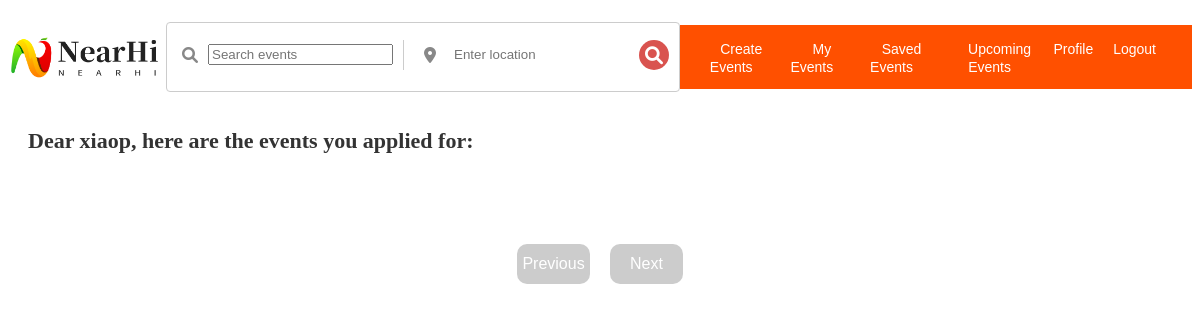
Before: /saved/ (signed in) with the older database file.
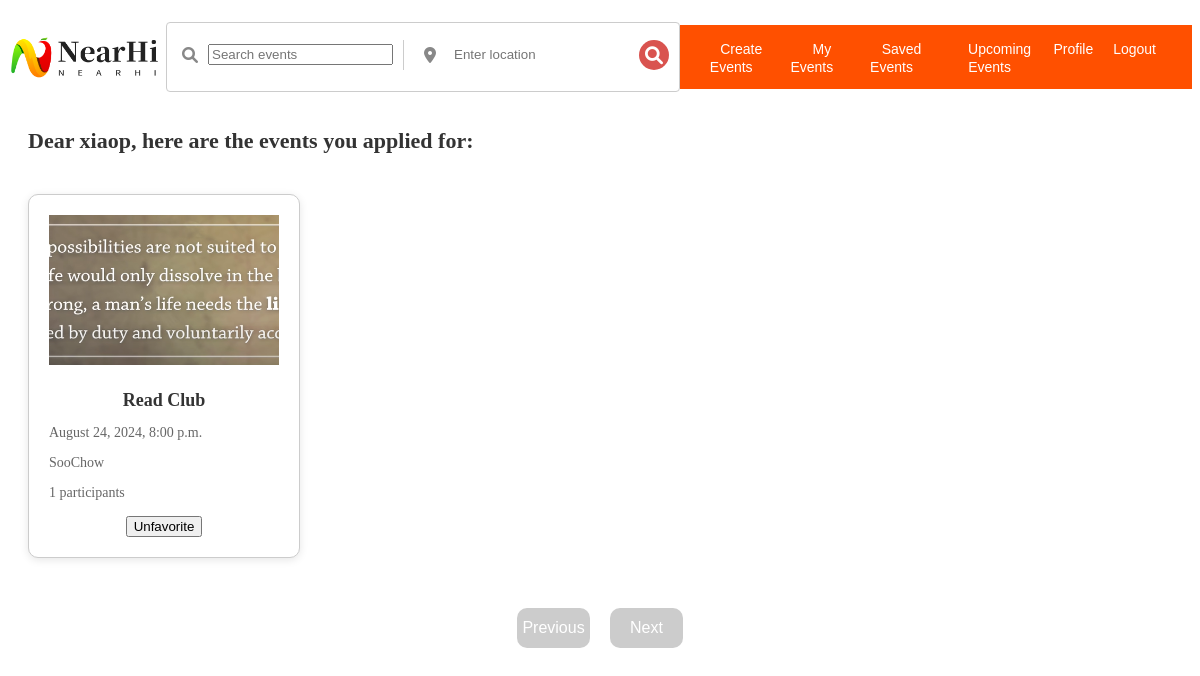
After: the same page with the newer database file.
### myapp/models.py (models this page shows, shortened)
class Event(models.Model):
    CATEGORY_CHOICES = [
        ('game', 'Game'),
        ('performance', 'Performance'),
        ('nature', 'Nature'),
        ('pet', 'Pet'),
        ('gourmet', 'Gourmet'),
        ('reading', 'Reading'),
        ('music', 'Music'),
    ]
    category = models.CharField(max_length=20, choices=CATEGORY_CHOICES)
    title = models.CharField(max_length=100)
    description = models.TextField(max_length=800)
    event_time = models.DateTimeField()
    location = models.CharField(max_length=255)
    image = models.ImageField(upload_to='event_images')
    created_by = models.ForeignKey(settings.AUTH_USER_MODEL, on_delete=models.CASCADE)
    created_at = models.DateTimeField(auto_now_add=True)
    fee = models.DecimalField(max_digits=8, decimal_places=2, default=0.00)  # 费用字段，默认0
    max_participants = models.PositiveIntegerField(default=1)  # 最大参与人数
    current_participants = models.PositiveIntegerField(default=0, editable=False)  # 当前参与人数，自动更新
    def get_absolute_url(self):
        return reverse("event_detail", kwargs={"pk": self.pk})

### myapp/views.py (the view)
# urls.py: path('saved/', views.saved_events, name='saved_events'),
@login_required(login_url='login')
def saved_events(request):
    saved_events = request.user.saved_events.all()
    page_obj = paginate_events(request, saved_events.all())
    return render(request, 'myapp/saved_events.html', {'page_obj': page_obj})

### myapp/views.py (called while the page is built)
def paginate_events(request, events_list, per_page=8):
    paginator = Paginator(events_list, per_page)
    page_number = request.GET.get('page')
    try:
        page_obj = paginator.get_page(page_number)
    except PageNotAnInteger:
        page_obj = paginator.page(1)  # if page not integer，show page 1
    except EmptyPage:
        page_obj = paginator.page(paginator.num_pages)  # if page out of range, show the last page
    return page_obj

### myapp/templates/myapp/saved_events.html (shortened to what this page needs)
{% extends 'base_layout.html' %}
{% load static %}
{% block content %}
<p class="greeting-message">Dear {{ request.user.username }}, here are the events you applied for:</p>
{% block event_list %}
<div id="event-list-section" class="event-list">
    {% for event in page_obj %}
    <div class="event-card" id="event-card-{{ event.id }}">
        <a href="{{ event.get_absolute_url }}">
            <img src="{{ event.image.url }}" alt="{{ event.title }}">
            <h3>{{ event.title }}</h3>
            <div class="desc">
                <p>{{ event.event_time|date:"F j, Y, g:i a" }}</p>
                <p>{{ event.location }}</p>
                <p>{{ event.current_participants }} participants</p>
            </div>
        </a>
        <div class="event-actions">
          <button class="action-btn" data-action-type="cancel-collection" data-event-id="{{ event.id }}">Unfavorite</button>
        </div>
    </div>
    {% endfor %}
</div>
{% endblock event_list %}
{% block pagination %}
{{ block.super }}
{% endblock pagination %}
{% endblock content %}

Changed rows visible on the page:
now on this page (row edited): Event: image (picture), title "Read Club", event_time "August 24, 2024, 8:00 p.m.", location "SooChow", current_participants "1"
